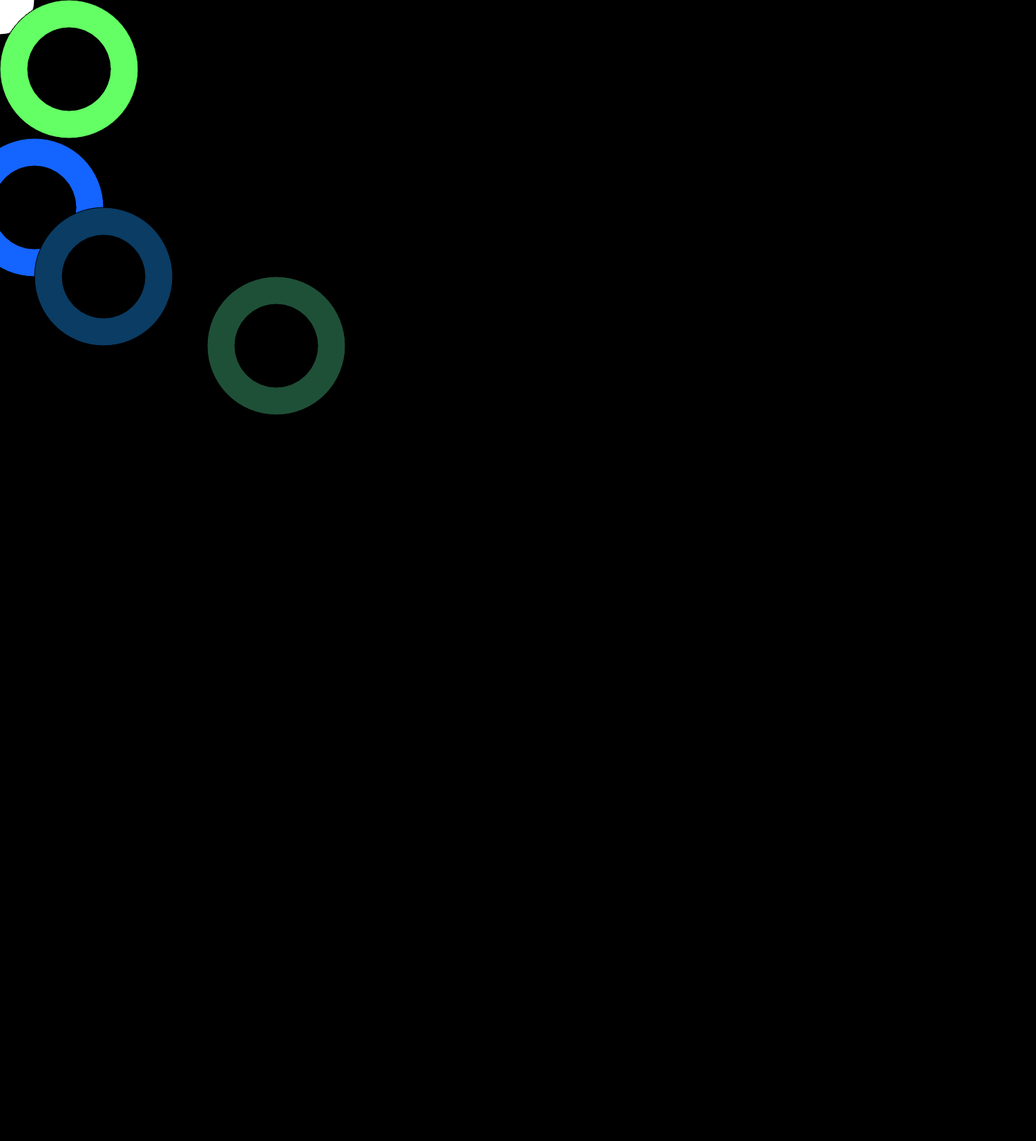
Frame 1 (no input)
Frame 60 (no input): identical to frame 1, image omitted
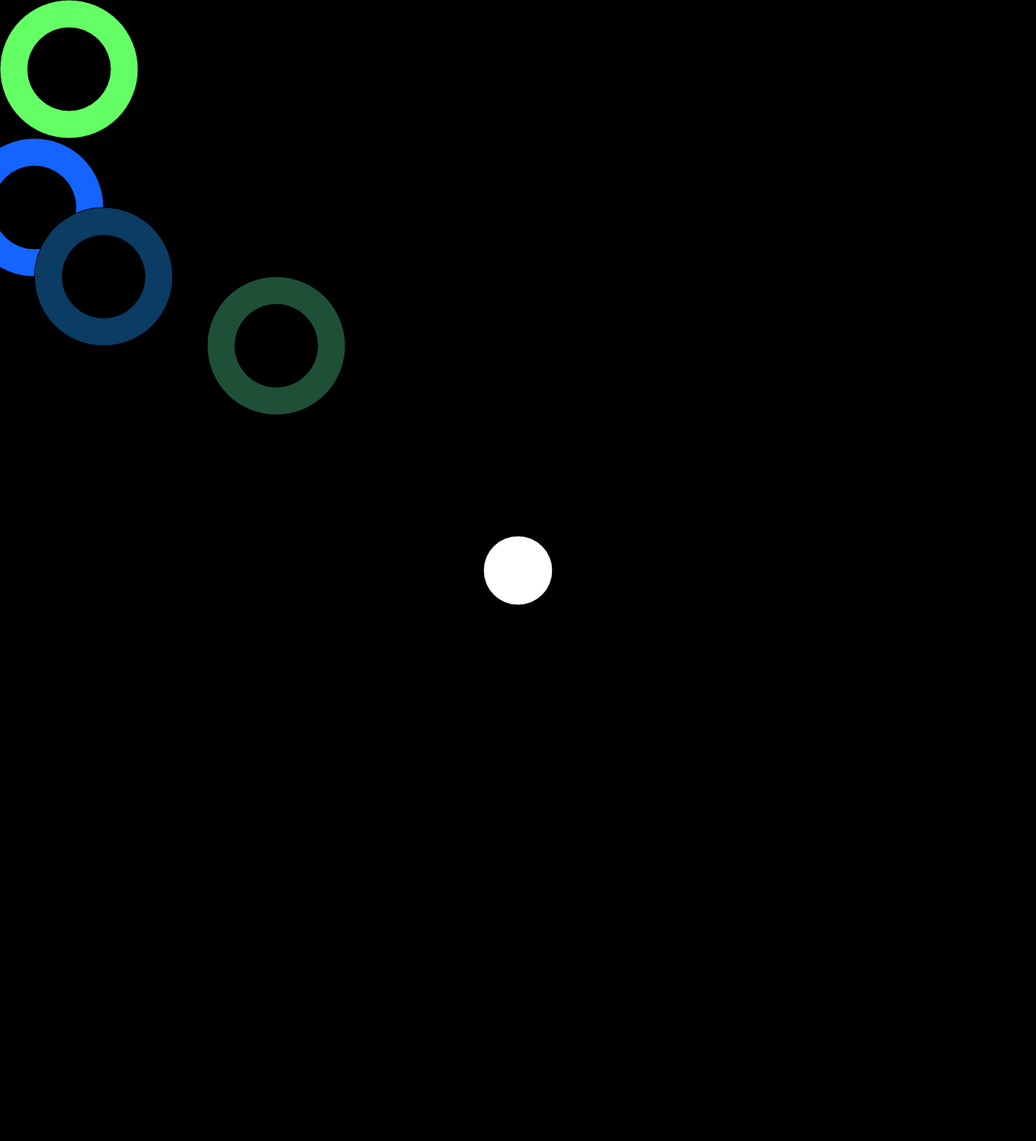
Frame 120 (the mouse pressed at the canvas centre since frame 60)

The p5.js sketch that drew these frames (run headless with seeded random() and noise() and a simulated clock; from frame 60 on, the mouse is pressed at the canvas centre):

// p5.js sketch
// ── sketch.js
var count=0
function setup() {
 createCanvas(1500, 1650);
 background(0);

}

function draw(){
    background(0);
    fill(255);
    
    ellipse(mouseX,mouseY,100,100);
    /* count=count+3;     
    if(count>1700){
         count=-1700;
    }
   
    //doughnut #2
    fill(255);
    ellipse(100,100,200,200);
    fill(0);
    ellipse(100,100,120,120);

     //doughnut #3
    fill(255);
    ellipse(600,600,200,200);
    fill(0);
    ellipse(600,600,120,120);
    */
    for(var i=0; i<4; i=i+1 )
    drawDonut1(100,255,100,100,100);
    drawDonut1(20,100,255,50,300,100);
    drawDonut1(10,60,100,150,400,200);
    drawDonut1(30,80,55,400,500,300);
}
function drawDonut1(r,g,b,x,y)
    {//doughnut #1
        fill(r,g,b);
        ellipse(x,y,200,200);
        fill(0);
        ellipse(x,y,120,120);

    }
